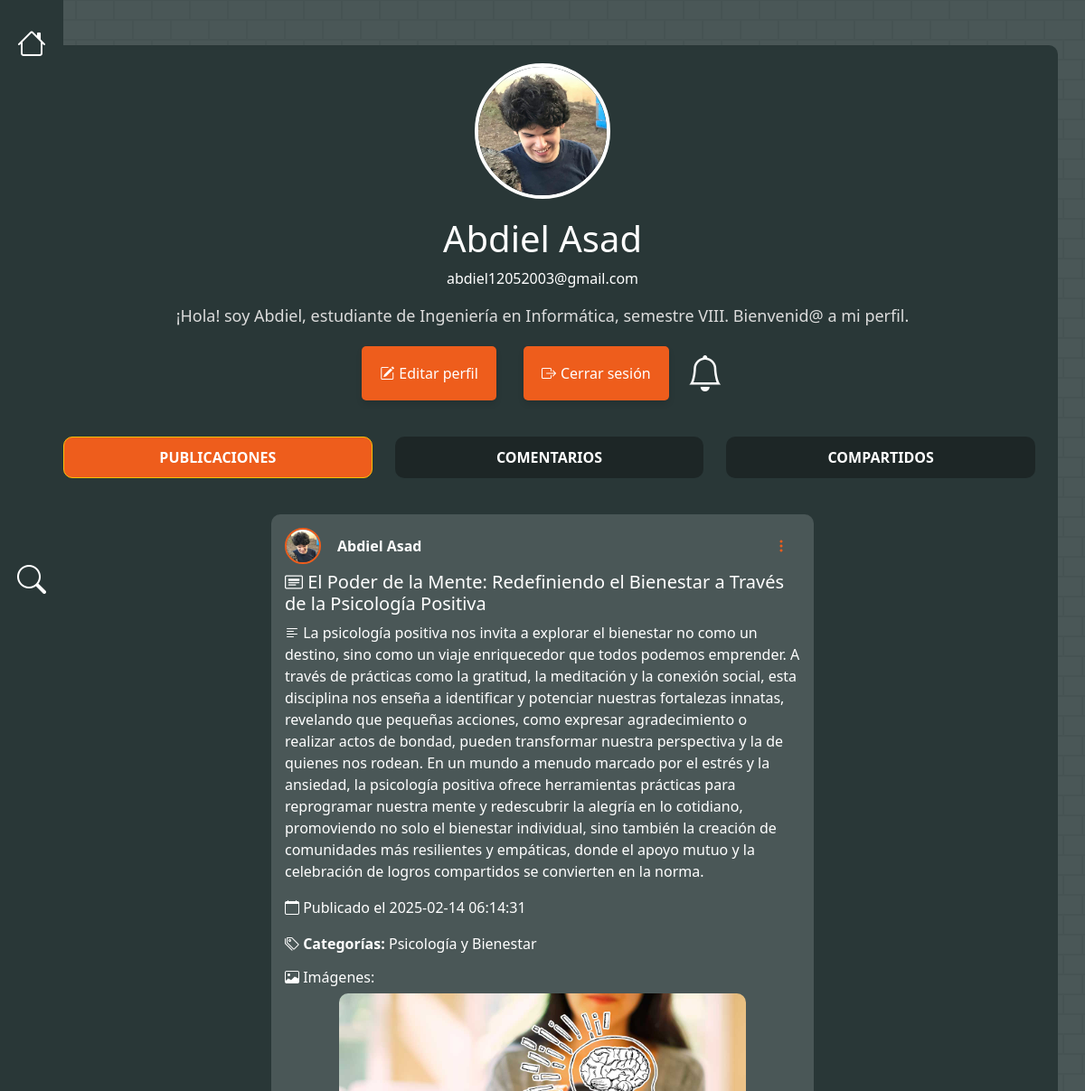
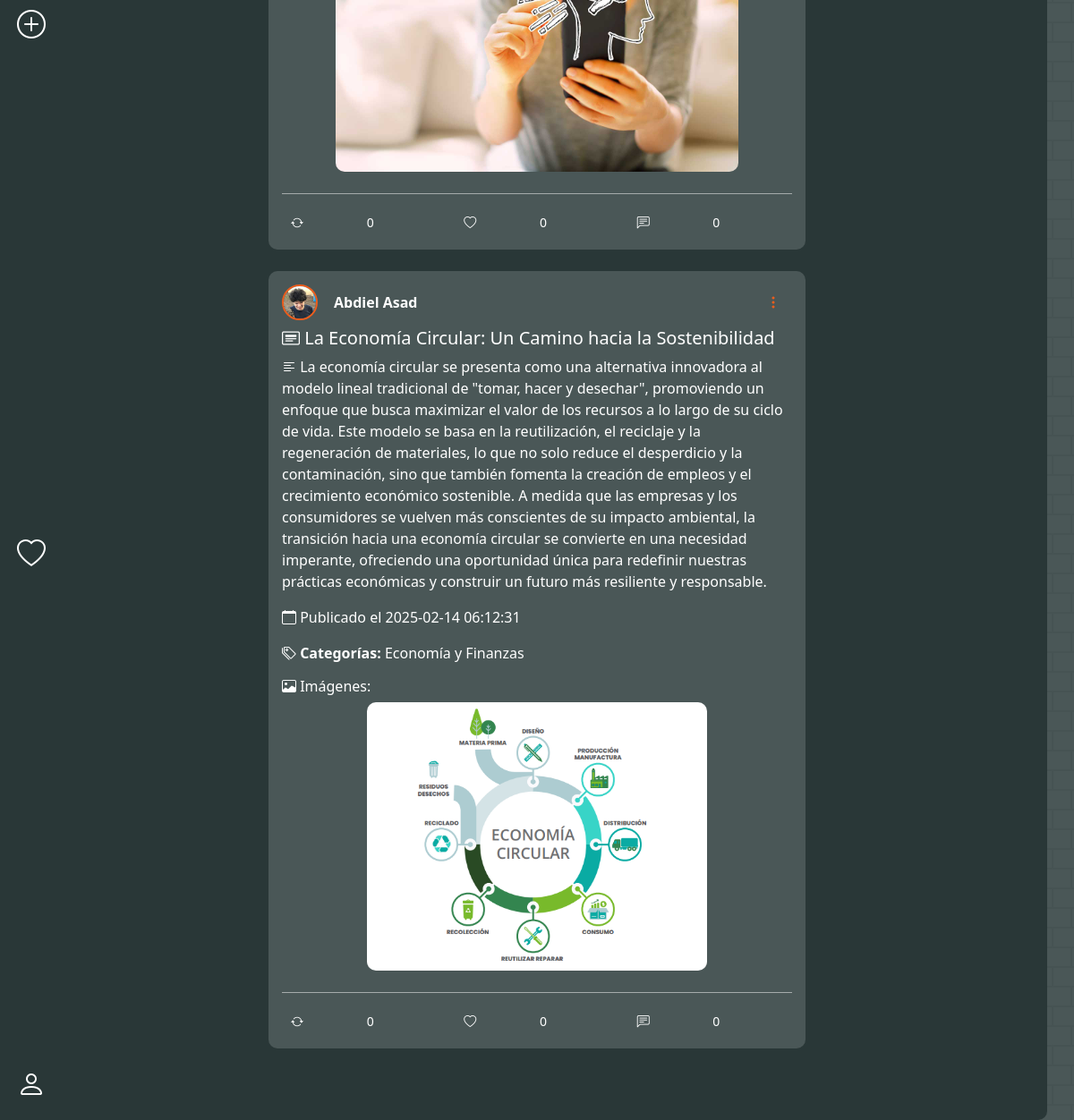
Screenshot of /pages/perfil.php (signed in) with the database file from the repository (2 pictures, top to bottom).
### tables this page shows
CREATE TABLE `usuarios` (
  `id` int(11) NOT NULL,
  `nombre` varchar(100) NOT NULL,
  `apellido` varchar(100) NOT NULL,
  `carrera` varchar(100) NOT NULL,
  `semestre` varchar(10) NOT NULL,
  `foto_perfil` varchar(255) DEFAULT NULL,
  `email` varchar(100) NOT NULL,
  `contrasena` varchar(255) NOT NULL,
  `codigo_recuperacion` varchar(255) DEFAULT NULL,
  `fecha_expiracion_codigo` datetime DEFAULT NULL,
  `fecha_registro` timestamp NOT NULL DEFAULT current_timestamp()
);

CREATE TABLE `proyectos` (
  `id` int(11) NOT NULL,
  `usuario_id` int(11) NOT NULL,
  `titulo` varchar(255) NOT NULL,
  `descripcion` text NOT NULL,
  `fecha_publicacion` timestamp NOT NULL DEFAULT current_timestamp()
);

### models/data_perfil.php (called while the page is built, shortened)
<?php
require '../includes/config/database.php';
$email_usuario = $_SESSION["nombre_usuario"];
$query = "SELECT nombre, apellido, carrera, semestre, foto_perfil, email, contrasena FROM usuarios WHERE email = ?";
$stmt = $conn->prepare($query);
$stmt->bind_param("s", $email_usuario);
$stmt->execute();
$result = $stmt->get_result();
$user = $result->fetch_assoc();
$nombre_usuario = $user['nombre'];
$apellido_usuario = $user['apellido'];
$carrera_usuario = $user['carrera'];
$semestre_usuario = $user['semestre'];
$correo_usuario = $user['email'];
$foto_perfil = !empty($user['foto_perfil']) ? $user['foto_perfil'] : 'profile-default.png';
?>

### pages/perfil.php (the view, shortened to what this page needs)
<?php
include("../models/data_perfil.php");
$buttonSelected = 'posts';
?>
<!DOCTYPE html>
<html lang="es">
<head>
    <link href="https://cdn.jsdelivr.net/npm/bootstrap@5.3.0/dist/css/bootstrap.min.css" rel="stylesheet">
    <link rel="stylesheet" href="../public/css/perfil.css">
</head>
<body>
    <?php include("../includes/partials/navbar.php");
            include("../models/number_notification.php");
    ?>
    <div class="container profile-container">
        <form action="" method="POST" enctype="multipart/form-data">
            <label for="new_profile_picture">
                <img src="<?php echo htmlspecialchars($foto_perfil); ?>" alt="Foto de perfil" class="profile-pic" style="cursor: pointer;">
            </label>
        </form>
        <div class="profile-info">
            <h1><?php echo htmlspecialchars($nombre_usuario . ' ' . $apellido_usuario); ?></h1>
            <p><?php echo htmlspecialchars($correo_usuario); ?></p>
            <p class="user-bio">¡Hola! soy <?php echo htmlspecialchars($nombre_usuario); ?>, estudiante de <?php echo htmlspecialchars($carrera_usuario); ?>, semestre <?php echo htmlspecialchars($semestre_usuario); ?>. Bienvenid@ a mi perfil.</p>
            <div class="profile-buttons">
                <button class="btn-custom" data-bs-toggle="modal" data-bs-target="#editProfileModal">
                    <i class="bi bi-pencil-square btn-icon"></i>Editar perfil
                </button>
                <button class="btn-custom-sesion" onclick="location.href='../includes/config/logout.php'">
                    <i class="bi bi-box-arrow-right btn-icon"></i>Cerrar sesión
                </button>
                <a href="./notificaciones.php" class="notification-icon">
                    <i class="bi bi-bell"></i>
                </a>
            </div>
        </div>
        <form method="POST" class="tabs pb-3">
            <button type="submit" name="tab" value="posts" class="btn <?php if($buttonSelected == 'posts') echo 'btn-warning text-white' ?> tab">Publicaciones</button>
            <button type="submit" name="tab" value="comments" class="btn <?php if($buttonSelected == 'comments') echo 'btn-warning text-white' ?> tab">Comentarios</button>
            <button type="submit" name="tab" value="shared" class="btn <?php if($buttonSelected == 'shared') echo 'btn-warning text-white' ?> tab">Compartidos</button>
        </form>
        <?php
            if($buttonSelected == 'comments') {
                include_once("../models/comment_my_user.php");
            } elseif($buttonSelected == 'shared') {
                include_once("../models/post_shared.php");
            } else {
                include_once("../models/post_my_user.php");
            }
        ?>
    </div>
</body>
</html>

### models/post_my_user.php (shortened to what this page needs)
<link rel="stylesheet" href="../public/css/post_users.css">
<?php
    $user_id = $_SESSION['id'];
    include('../includes/config/database.php');
    $query = "SELECT p.id, p.titulo, p.descripcion, p.fecha_publicacion, u.nombre, u.apellido, u.foto_perfil,
       (SELECT GROUP_CONCAT(DISTINCT a.archivo_url) FROM archivos_proyectos a WHERE a.proyecto_id = p.id) AS archivos,
       (SELECT GROUP_CONCAT(DISTINCT i.imagen_url) FROM imagenes_proyectos i WHERE i.proyecto_id = p.id) AS imagenes,
       AVG(v.valoracion) AS valoracion_promedio,
       (SELECT GROUP_CONCAT(DISTINCT c.nombre)
        FROM proyectos_categorias pc
        JOIN categorias c ON pc.categoria_id = c.id
        WHERE pc.proyecto_id = p.id) AS categorias,
       (SELECT COUNT(*) FROM retweets r WHERE r.proyecto_id = p.id) AS retweet_count,
       (SELECT COUNT(*) FROM retweets r WHERE r.proyecto_id = p.id AND r.usuario_id = $user_id) AS user_retweeted,
       (SELECT COUNT(*) FROM valoraciones v2 WHERE v2.proyecto_id = p.id AND v2.valoracion = 'Me gusta') AS like_count,
       (SELECT COUNT(*) FROM comentarios c2 WHERE c2.proyecto_id = p.id) AS comment_count
          FROM proyectos p
          JOIN usuarios u ON p.usuario_id = u.id
          LEFT JOIN valoraciones v ON p.id = v.proyecto_id
          WHERE p.usuario_id = $user_id
          GROUP BY p.id
          ORDER BY p.fecha_publicacion DESC";
    $resultado = $conn->query($query);
    if ($resultado->num_rows > 0) {
        while ($row = $resultado->fetch_assoc()) {
            echo "<br><div style='max-width: 800px; text-align: left;' class='post card mb-3' onclick=\"window.location.href='../controllers/publicacion_detalle.php?post_id=" . $row['id'] . "'\" style='cursor: pointer;'>";
            echo "<div class='card-body'>";
echo "<div class='d-flex justify-content-between align-items-center mb-2'>";
echo "<div class='d-flex align-items-center w-100'>";
echo "<img src='" . ($row['foto_perfil'] ? $row['foto_perfil'] : 'default_profile.jpg') . "' alt='Foto de perfil' class='rounded-circle me-2' style='width: 40px; height: 40px;'>";
echo "<div class='d-flex align-items-center flex-grow-1'>";
echo "<span class='fw-bold'>" . htmlspecialchars($row['nombre']) . " " . htmlspecialchars($row['apellido']) . "</span>";
echo "</div>";
echo "</div>";
echo "<div class='dropdown' onclick='event.stopPropagation();'>";
echo "<button class='btn btn-link text-decoration-none' type='button' id='dropdownMenuButton" . $row['id'] . "' data-bs-toggle='dropdown' aria-expanded='false'>";
echo "<i class='bi bi-three-dots-vertical'></i>";
echo "</button>";
echo "</div>";
echo "</div>";
echo "<h5 class='card-title'><i class='bi bi-card-heading'></i> " . htmlspecialchars($row['titulo']) . "</h5>";
echo "<p class='card-text'><i class='bi bi-text-left'></i> " . nl2br(htmlspecialchars($row['descripcion'])) . "</p>";
echo "<p><i class='bi bi-calendar'></i> Publicado el " . $row['fecha_publicacion'] . "</p>";
if ($row['categorias']) {
    echo "<p><i class='bi bi-tags'></i> <strong>Categorías:</strong> " . htmlspecialchars($row['categorias']) . "</p>";
}
if ($row['imagenes']) {
  echo "<h6><i class='bi bi-image'></i> Imágenes:</h6>";
  $imagenes = explode(",", $row['imagenes']);
  foreach ($imagenes as $imagen) {
      echo "<div class='text-center'>";
      echo "<img src='$imagen' class='img-fluid mb-2' alt='Imagen del proyecto' onclick='event.stopPropagation(); openImageModal(\"$imagen\");'><br>";
      echo "</div>";
  }
}
echo "<div class='d-flex align-items-center postActionButtonsContainer' onclick='event.stopPropagation();'>";
$isRetweeted = $row['user_retweeted'] > 0 ? 'retweeted' : '';
$btnText = $row['user_retweeted'] > 0 ? '' : '';
echo "<button class='btn retweet-btn d-flex align-items-center $isRetweeted' data-user-id='$user_id' data-post-id='" . $row['id'] . "'>
    <i class='bi bi-arrow-repeat me-1'></i>
    <span class='retweet-count'>" . $row['retweet_count'] . "</span>
    <span class='retweet-text ms-1'>$btnText</span>
</button>";
$projectId = $row['id'];
$userId = $user_id;
$sql = "SELECT COUNT(*) AS like_count FROM valoraciones WHERE proyecto_id = ? AND usuario_id = ? AND valoracion = 'Me gusta'";
$stmt = $conn->prepare($sql);
$stmt->bind_param("ii", $projectId, $userId);
$stmt->execute();
$result = $stmt->get_result();
$rowLike = $result->fetch_assoc();
$likeCount = $rowLike['like_count'];
$hasLiked = $likeCount > 0;
$likeButtonClass = $hasLiked ? 'liked' : '';
$likeButtonText = $hasLiked ? '' : '';
echo "<button class='btn like-btn d-flex align-items-center $likeButtonClass' data-user-id='$userId' data-post-id='$projectId' onclick='event.stopPropagation()'>
    <i class='bi bi-heart me-1'></i>
    <span class='like-count'>" . $row['like_count'] . "</span>
    <span class='like-text ms-1'>$likeButtonText</span>
</button>";
$sql = "SELECT COUNT(*) AS comment_count FROM comentarios WHERE proyecto_id = ?";
$stmt = $conn->prepare($sql);
$stmt->bind_param("i", $projectId);
$stmt->execute();
$result = $stmt->get_result();
$rowComment = $result->fetch_assoc();
$commentCount = $rowComment['comment_count'];
echo "<button class='btn comment-btn2 d-flex align-items-center' data-post-id='$projectId'>
    <i class='bi bi-chat-left-text me-1'></i>
    <span class='comment-count'>" . $commentCount . "</span>
    <span class='comment-text ms-1'></span>
</button>";
echo "</div>";
echo "</div>";
echo "</div>";
        }
    } else {
        echo "<p>No hay publicaciones hechas por ti.</p>";
    }
?>

### public/css/perfil.css (style rules this page uses)
body { background-color: #000; color: #fff; }
.profile-container { margin-top: 50px; text-align: center; }
.profile-pic { width: 150px; height: 150px; border-radius: 50%; object-fit: cover; }
.profile-info { margin-top: 20px; }
.profile-buttons { display: flex; justify-content: center; gap: 20px; margin-top: 20px; }
.btn-custom, .btn-custom-sesion { background-color: #007bff; color: white; border: none; padding: 10px 20px; font-size: 18px; cursor: pointer; border-radius: 5px; box-shadow: 0 4px 6px rgba(0,0,0,0.1); transition: background-color 0.3s ease, transform 0.3s ease; }
.btn-icon { margin-right: 5px; }
.user-bio { font-size: 18px; margin-top: 10px; color: #dcdcdc; }
.tabs { margin-top: 40px; display: flex; justify-content: center; }
.tab { margin: 0 20px; cursor: pointer; font-size: 20px; color: #ee5d1c; }

### public/css/navbar.css (style rules this page uses)
body { background-color: #4a5757; margin: 0; padding: 0; }

### public/css/post_users.css (style rules this page uses)
.post { border: none !important; color: white !important; }
.post img { max-width: 100%; max-height: 300px; object-fit: cover; border-radius: 10px; }
.post img.rounded-circle { border: 2px solid #ee5d1c; }
.card { border-radius: 10px; overflow: hidden; }
.card-body { padding: 15px; background: #4a5757; border-color: transparent; }
.postActionButtonsContainer { border-top: 1px solid rgba(255, 255, 255, 0.5); padding-top: 1rem; margin-top: 1rem; }
.retweet-btn, .like-btn, .comment-btn, .comment-btn2 { background-color: transparent; color: white; border: none; border-radius: 20px; padding: 5px 10px; font-size: 14px; transition: all 0.3s ease; }
.d-flex { display: flex; justify-content: space-between; gap: 10px; align-items: center; }
.d-flex, .btn, .btn2 { flex: 1; }

### pages/perfil.php (style rules this page uses)
body { color: white; }
.btn-link { --bs-link-color: #ee5d1c; --bs-btn-hover-color: #ee5d1c; --bs-btn-active-color: #ee5d1c; }
.btn-custom, .btn-custom-sesion { background-color: #ee5d1c; border: none; color: white; border-radius: 5px; padding: 10px 20px; font-size: 1rem; cursor: pointer; transition: background-color 0.3s; }
.btn-custom-sesion { background-color: #ee5d1c; margin-left: 10px; }
.profile-pic { width: 150px; height: 150px; border-radius: 50%; object-fit: cover; border: 4px solid #ffffff; transition: all 0.3s ease-in-out; }
.tabs .btn { background-color: rgba(0, 0, 0, 0.3); color: white; border-radius: 10px; padding: 10px 20px; margin-right: 5px; font-size: 1rem; text-transform: uppercase; font-weight: bold; }
.tabs .btn-warning { background-color: #ee5d1c !important; color: white !important; }
.notification-icon { position: relative; font-size: 24px; }
.profile-container { background-color: #293737; border-radius: 10px; padding: 20px; margin-right: auto; margin-left: auto; padding-bottom: 5rem !important; }
.notification-icon { position: relative; font-size: 40px; }
a { color: #fafafa; text-decoration: underline; }
.d-flex, .btn, .btn2 { flex: 1; }
.mb-3 { margin-bottom: 1rem !important; max-width: 600px; margin: auto; }
.post, .comentarios { max-width: 600px !important; margin: 0px auto !important; }

### rows the page displays
usuarios: foto_perfil (picture), nombre+apellido "Abdiel Asad", email "abdiel12052003@gmail.com", nombre "Abdiel", carrera "Ingeniería en Informática", semestre "VIII"
proyectos: usuario.foto_perfil (picture), usuario.nombre "Abdiel", usuario.apellido "Asad", titulo "El Poder de la Mente: Redefiniendo el Bienestar a Través de la Psicología Positiva", descripcion "La psicología positiva nos invita a explorar el bienestar no como un destino, sino como un viaje enriquecedor que todos podemos emprender. A través de prácticas como la gratitud, la meditación y la conexión social, esta disciplina nos enseña a identificar y potenciar nuestras fortalezas innatas, revelando que pequeñas acciones, como expresar agradecimiento o realizar actos de bondad, pueden transformar nuestra perspectiva y la de quienes nos rodean. En un mundo a menudo marcado por el estrés y la ansiedad, la psicología positiva ofrece herramientas prácticas para reprogramar nuestra mente y redescubrir la alegría en lo cotidiano, promoviendo no solo el bienestar individual, sino también la…", fecha_publicacion "2025-02-14 06:14:31", categorias "Psicología y Bienestar", shows a picture, retweet_count "0", like_count "0", commentCount "0"
proyectos: usuario.foto_perfil (picture), usuario.nombre "Abdiel", usuario.apellido "Asad", titulo "La Economía Circular: Un Camino hacia la Sostenibilidad", descripcion "La economía circular se presenta como una alternativa innovadora al modelo lineal tradicional de \"tomar, hacer y desechar\", promoviendo un enfoque que busca maximizar el valor de los recursos a lo largo de su ciclo de vida. Este modelo se basa en la reutilización, el reciclaje y la regeneración de materiales, lo que no solo reduce el desperdicio y la contaminación, sino que también fomenta la creación de empleos y el crecimiento económico sostenible. A medida que las empresas y los consumidores se vuelven más conscientes de su impacto ambiental, la transición hacia una economía circular se convierte en una necesidad imperante, ofreciendo una oportunidad única para redefinir nuestras…", fecha_publicacion "2025-02-14 06:12:31", categorias "Economía y Finanzas", shows a picture, retweet_count "0", like_count "0", commentCount "0"
